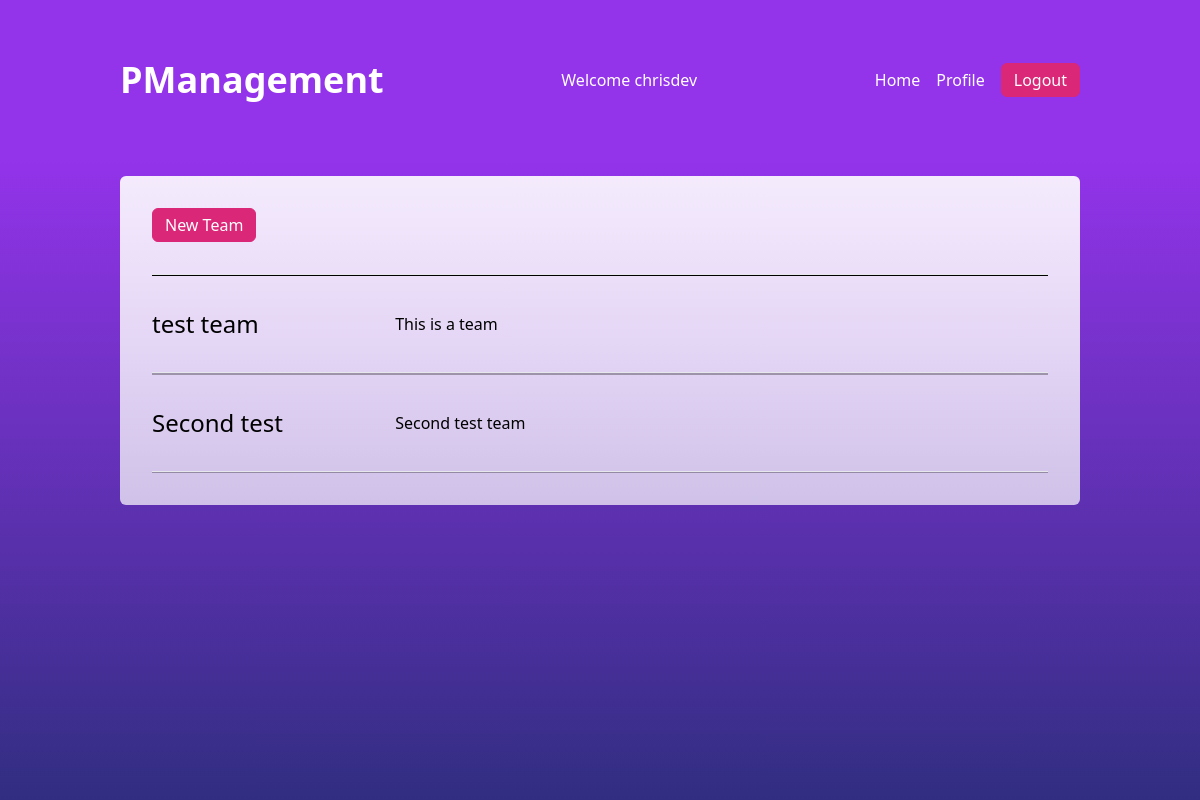
The page /team (signed in) on the database as committed earlier.
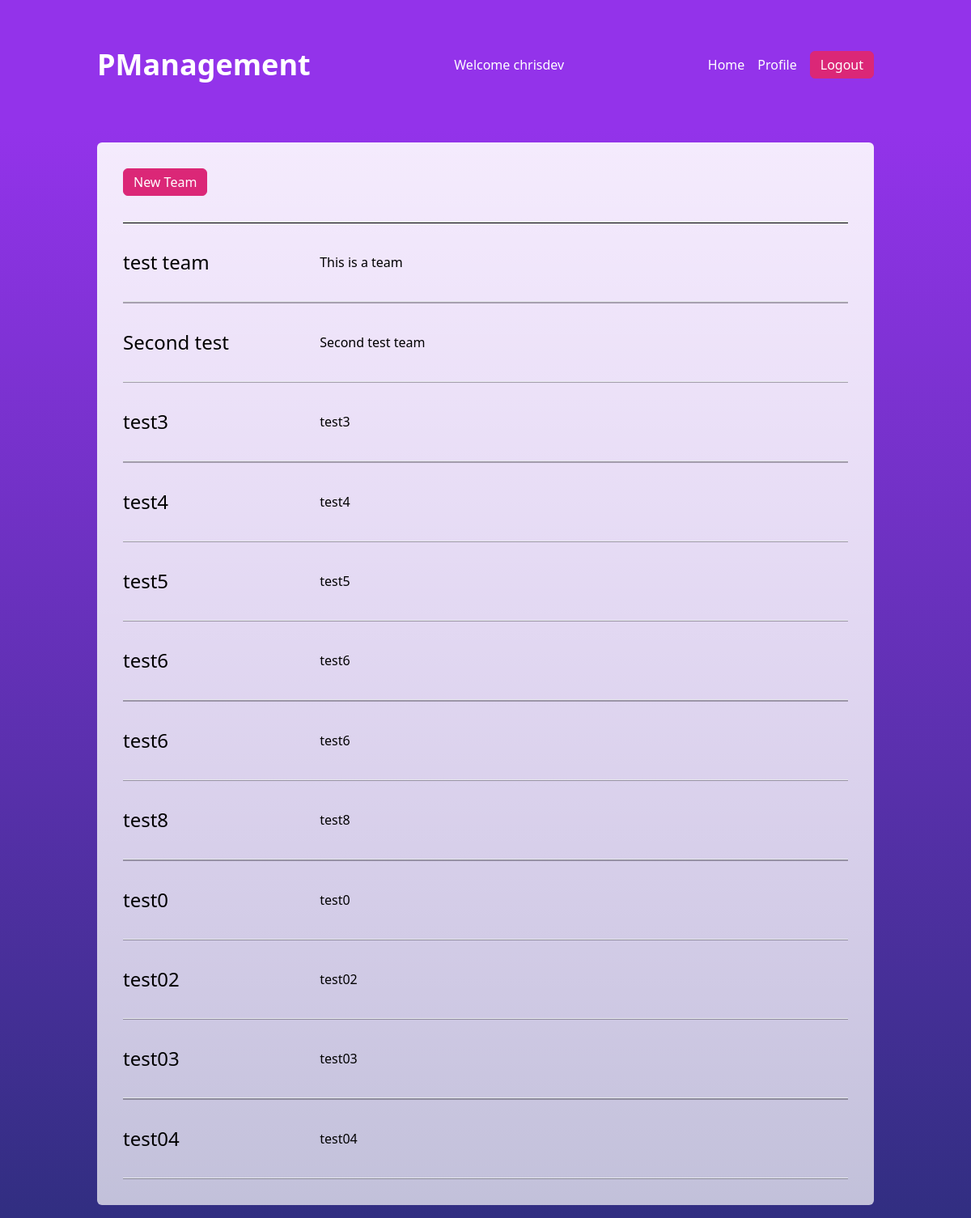
The same page on the database as committed later.
### tables this page shows
CREATE TABLE teams (id INTEGER NOT NULL, name TEXT NOT NULL, description TEXT NOT NULL, user_id INTEGER, project_id INTEGER, FOREIGN KEY(user_id) REFERENCES users(id), FOREIGN KEY(project_id) REFERENCES projects(id), PRIMARY KEY (id));

### app.py (the view)
@app.route("/team")
@login_required
def team_page():
    resp = cursor.execute("SELECT * FROM teams")
    teams = resp.fetchall()
    print(teams)
    return render_template('team.html', teams=teams)

### app.py (called while the page is built)
@app.after_request
def after_request(response):
    response.headers["Cache-Control"] = "no-cache, no-store, must-revalidate"
    response.headers["Expires"] = 0
    response.headers["Pragma"] = "no-cache"
    return response

### utils.py (called while the page is built)
def login_required(f):
    @wraps(f)
    def decorated_function(*args, **kwargs):
        if session.get("user_id") is None:
            return redirect(url_for('login', next=request.url))
        return f(*args, **kwargs)
    return decorated_function

### templates/team.html
{% extends 'layout.html' %}
{% block main %}
  <div class="bg-gradient-to-b from-white/90 to-white/70 rounded-md p-8 flex flex-col items-start justify-start gap-8 my-4">
    <div>
      <form action="/newteam" method="get">
        <button type="submit" class="border border-pink-600 rounded-md py-1 px-3 bg-pink-600 hover:border-pink-700
            hover:bg-pink-700 text-white">New Team</button>
      </form>
    </div>
    <hr class="h-[0.15rem] bg-black w-full"/>
    {% if teams|length < 1 %}
    <h1>There is no team yet!!!</h1>
    {% else %}
    {% for team in teams %}
    <div class="flex items-center justify-start gap-16 w-full">
      <div class="w-[20%]">
        <a href="/team/{{team[0]}}"><h1 class="text-2xl">{{team[1]}}</h1></a>
      </div>
      <div class="flex-1 h-full">
        <p>{{team[2]}}</p>
      </div>
    </div>
    <hr class="h-[0.15rem] bg-black/30 w-full"/>
    {% endfor %}
    {% endif %}
  </div>
{% endblock %}

### templates/layout.html (shortened to what this page needs)
<!DOCTYPE html>
<html lang="en">
  <head>
      <script src="https://cdn.tailwindcss.com"></script>
  </head>
  <body class="min-h-screen flex flex-col">
    <header class="w-full h-[160px] fixed-top bg-purple-600 text-white">
      <div class="max-w-[80%] m-auto h-full flex items-center justify-between">
        <div>
          <a href="/"><h1 class="text-4xl font-bold">PManagement</h1></a></div>
          {% if session["user_id"] and session["user_name"] %}
        <div>
          <p class="flex items-center justify-between">Welcome {{session["user_name"]}}</p>
        </div>
        <div class="flex items-center justify-between gap-4">
          <nav class="flex items-center justify-between gap-4">
            <a href="/" class="hover:text-pink-400">Home</a>
            <a href="/profile" class="hover:text-pink-400">Profile</a>
          </nav>
          <div>
          <a href="/logout">
              <button class="border border-pink-600 rounded-md py-1 px-3 bg-pink-600 hover:border-pink-700
            hover:bg-pink-700">Logout</button>
          </a>
          </div>
        </div>
        {% endif %}
      </div>
    </header>
    <main class="grow bg-gradient-to-b from-purple-600 to-indigo-900 grid place-items-center w-full">
      <div class="w-[80%] m-auto h-full">
        {% block main %}{% endblock %}
      </div>
    </main>
  </body>
</html>

Rows that differ between the two databases and show on the page:
added teams: name "test3", description "test3"
added teams: name "test4", description "test4"
added teams: name "test5", description "test5"
added teams: name "test6", description "test6"
added teams: name "test6", description "test6"
added teams: name "test8", description "test8"
added teams: name "test0", description "test0"
added teams: name "test02", description "test02"
added teams: name "test03", description "test03"
added teams: name "test04", description "test04"
